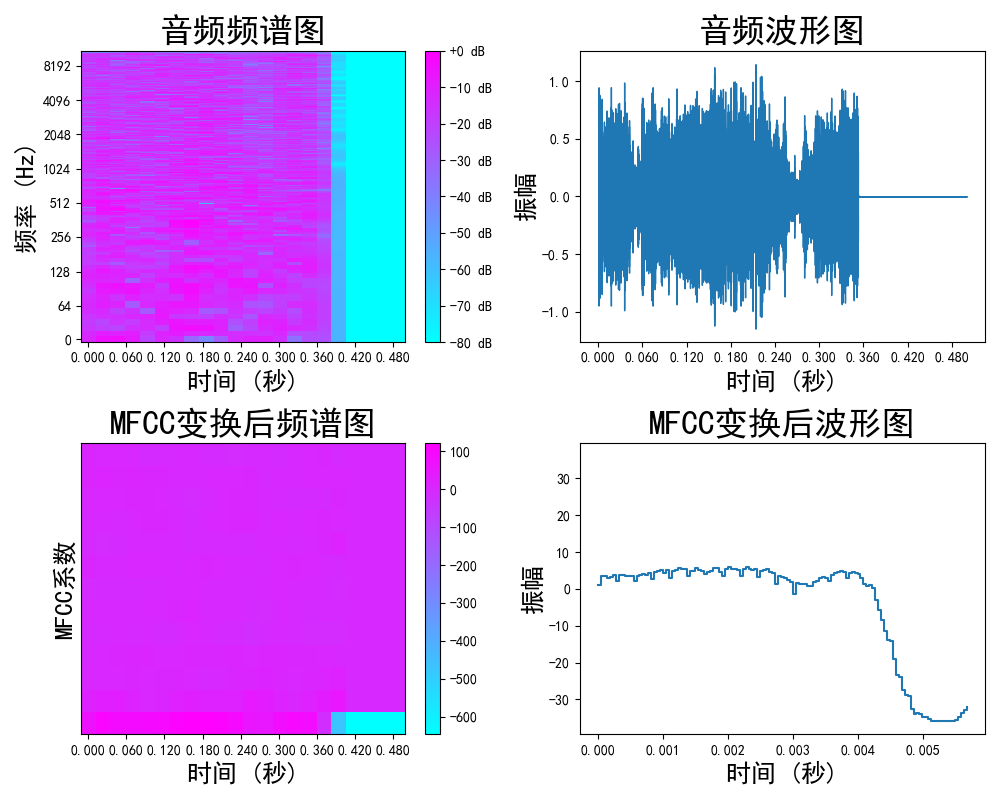

Write the Python code that produced this figure.
import numpy as np
import matplotlib.pyplot as plt
import librosa
import librosa.display
plt.rcParams['font.sans-serif'] = ['SimHei']
plt.rcParams['axes.unicode_minus'] = False
# 载入音频文件并将其转换为单声道
audio_file = '375milk_1_1s.wav'
y, sr = librosa.load(audio_file, mono=True)

# 合并双声道
if y.ndim > 1:
    y = np.mean(y, axis=1)

# 绘制初始频谱图和波形图
plt.figure(figsize=(10, 8))


plt.subplot(2, 2, 1)
D = np.abs(librosa.stft(y))
S_db = librosa.amplitude_to_db(D, ref=np.max)
librosa.display.specshow(S_db, x_axis='time', y_axis='log', sr=sr, cmap='cool')
plt.title('音频频谱图', fontsize=24)
plt.xlabel('时间 (秒)', fontsize=18)
plt.ylabel('频率 (Hz)', fontsize=18)
plt.colorbar(format='%+2.0f dB')

plt.subplot(2, 2, 2)
librosa.display.waveshow(y, sr=sr)
plt.title('音频波形图', fontsize=24)
plt.xlabel('时间 (秒)', fontsize=18)
plt.ylabel('振幅', fontsize=18)


# 计算MFCC变换
n_mfcc = 13
mfccs = librosa.feature.mfcc(y=y, sr=sr, n_mfcc=n_mfcc)

# 绘制MFCC变换后的频谱图和波形图
plt.subplot(2, 2, 3)
librosa.display.specshow(mfccs, x_axis='time', cmap='cool', sr=sr)
plt.title('MFCC变换后频谱图', fontsize=24)
plt.xlabel('时间 (秒)', fontsize=18)
plt.ylabel('MFCC系数', fontsize=18)
plt.colorbar()

plt.subplot(2, 2, 4)
librosa.display.waveshow(librosa.istft(mfccs), sr=sr)
plt.title('MFCC变换后波形图', fontsize=24)
plt.xlabel('时间 (秒)', fontsize=18)
plt.ylabel('振幅', fontsize=18)

plt.tight_layout()
plt.savefig('mfcc.png')
plt.show()